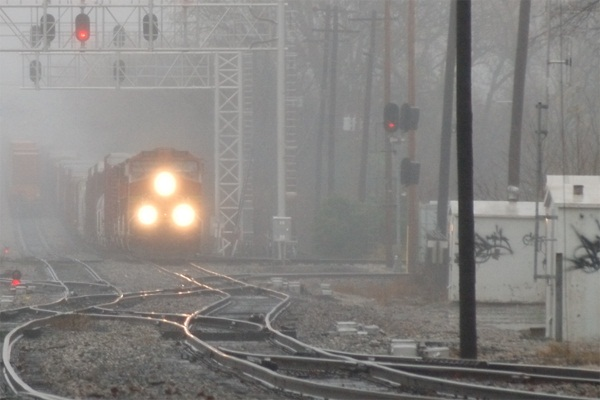
#> input picture DeFog/sample/train.jpg, 600 x 400 px, found by its file name
$ python ImageDeFog.py
#> lines starting #> are read from the running program, lines starting #| are printed output that depends on the picture
import cv2
import numpy as np

'''
W——计算透射率时的收敛因子, 在[0, 1]之间，越大去雾效果越好,
但太接近于1又会出现亮斑,多次测试 W=0.91,0.90效果最好
'''
W = 0.91
T0  = 0.1   # 投射率的阈值
hash = {}   # 把以像素为键，像素位置为值

'''引导滤波, 参考文章'''
def guided_filter(I, p, r=81, eps=0.001):
    mean_I = cv2.boxFilter(I, -1, (r, r))   # I的均值
    mean_p = cv2.boxFilter(p, -1, (r, r))   # p的均值
    mean_Ip = cv2.boxFilter(I * p, -1, (r, r))      # I *p 相乘后的均值
    cov_Ip = mean_Ip - mean_I * mean_p    # 每个部分 I, p 的协方差

    mean_II = cv2.boxFilter(I * I, -1, (r, r))  # 计算 I*I 的均值
    var_I = mean_II - mean_I * mean_I       # 计算 I 的方差
    # 计算 a , b 的值
    a = cov_Ip / (var_I + eps)
    b = mean_p - mean_I * a
    # 对包含像素点的所有a ,b 做平均
    mean_a = cv2.boxFilter(a, -1, (r, r))
    mean_b = cv2.boxFilter(b, -1, (r, r))
    return mean_a * I + mean_b

'''
A是全球大气光成分
求出对RGB每个颜色通道的A值
'''
def get_A(img, width:int, length:int):
    '''
    计算亮度前0.01%的像素
    '''
    total_pixels = width * length       # 总像素
    take_pixels = int(0.0001 * total_pixels)   # 要取走的前 0.01% 像素
    count_pixels = 0    # 记录已取的像素个数
    location = []
    for i in range(255, -1, -1):         # 亮度高的像素优先
        leng_th = len(hash[i]) - 1       # 该亮度对应的个数
        while leng_th >= 0 and count_pixels < take_pixels:
            location.append(hash[i][leng_th])    # 将该亮度对应的像素全取走
            leng_th -= 1
            count_pixels += 1
        if count_pixels >= take_pixels:
            break

    # 0.299*R + 0.587*G + 0.114*B
    # 根据RGB颜色权重求矩阵内积
    maxn = -1000000
    A = []
    for i in range(len(location)):
        x, y = location[i][0], location[i][1]
        temp = 0.144 * img[x][y][0] + 0.587 * img[x][y][1] + 0.299 * img[x][y][2]
        if temp > maxn:
            maxn = temp
            A = [x, y]
    A = np.array([[ img[x][y] ]])
    return A


'''最小值滤波'''
def min_filter(img, width:int, length:int, ksize, flag):  # ksize 核半径, flag 确定是否要求 hash
    if flag == True:        # True代表正常最小值滤波
        J_dark = img.copy()
        for i in range(0, 256):     # 初始化
            hash[i] = []
    else:       # False是dehaze函数中调用
        J_dark = np.zeros((width, length))

    for i in range(0, width):
        for j in range(0, length):
            up, down, left, right = i-ksize, i+ksize+1, j-ksize, j+ksize+1
            if up>=0 and down<=width and left>=0 and right<length:      # 中间部分
                J_dark[i][j] = img[up: down, left: right].min()
            elif up<0 and left<0 and right<length and down<width:       # 左上角
                J_dark[i][j] = img[0:down, 0:right].min()
            elif down>width and left<0 and up>=0 and right<length:      # 左下角
                J_dark[i][j] = img[up:width, 0:right].min()
            elif up<0 and right>length and down<width and left>=0:      # 右上角
                J_dark[i][j] = img[0:down, left:length].min()
            elif down>width and right>length and up>=0 and left>=0:     # 右下角
                J_dark[i][j] = img[up:width, left:length].min()
            elif left<0 and up>=0 and down<width and right<length:      # 正左
                J_dark[i][j] = img[up:down, 0:right].min()
            elif right>length and up>=0 and down<=width and left>=0:    # 正右
                J_dark[i][j] = img[up:down, left:length].min()
            elif up<0 and left>=0 and right<length and down<width:      # 正上
                J_dark[i][j] = img[0:down, left:right].min()
            elif down>width and up>=0 and left>=0 and right<length:     # 正下
                J_dark[i][j] = img[up:width, left:right].min()
            if flag == True:
                hash[J_dark[i][j]].append([i, j])       # 记录该最小值像素的位置，存到hash表中
    return J_dark


'''去雾'''
def dehaze(img, Gray, width, length, A, r=7):
    J_tmp = np.zeros((width, length))       # 存放各颜色通道的最小值
    t_x = np.zeros((width, length))
    '''
    根据公式求取投射率
    '''
    J_tmp = img / A             # 根据论文公式，除以全球大气成分A
    J_tmp = J_tmp.min(2)        # 颜色通道最小值
    t_x = min_filter(J_tmp, width, length, r, False)       # 根据公式再求最小值滤波
    t_x = 1 - W * t_x           # 根据公式求出透射率tx, W为收敛因子
    cv2.imshow("Transmission-Tx", (t_x * 255).astype(np.uint8))
    cv2.imwrite("DeFog\\Gongshi_tx.png", (t_x * 255).astype(np.uint8))

    '''
    根据引导滤波求取透射率
    '''
    t_x = guided_filter(Gray, t_x, r=81, eps=0.001)         # 用导向图计算投射率
    print("t_x:\n", t_x)
    cv2.imshow("GuidFilter-Tx", (t_x * 255).astype(np.uint8))
    cv2.imwrite("DeFog\\GuidFilter_tx.png", (t_x * 255).astype(np.uint8))

    for i in range(0, width):
        for j in range(0, length):
            for k in range(0, 3):
                # 根据公式求去雾后图片，T0是阈值，防止t_x过小
                img[i, j, k] = int(int((int(img[i, j, k]) - int(A[0, 0, k])) / max(t_x[i, j], T0)) + int(A[0, 0, k]))
                if img[i, j, k] > 255:
                    img[i, j, k] = 255
                if img[i, j, k] < 0:
                    img[i, j, k] = 0


if __name__ == "__main__":
    img = cv2.imread("D:\\Learn_Files\\OpenCV\DeFog\\sample\\train.jpg")
#> img is the input picture: shape (400, 600, 3); mean B, G, R 128.8, 131.4, 134.1
    cv2.imshow("Initial Image", img)
    width, length, d = img.shape   # 返回宽度，长度
#> width = 400; length = 600; d = 3
    print("width", width)
#| width 400
    print("length", length)
#| length 600

    tmp = np.min(img, 2)        # 先求出图像像素RGB分量的最小值，存到灰度图中
    J_dark = min_filter(tmp, width, length, 7, True)    # 最灰度图进行最小值滤波
#> after the loop in min_filter, `for i in range(0, width):`:
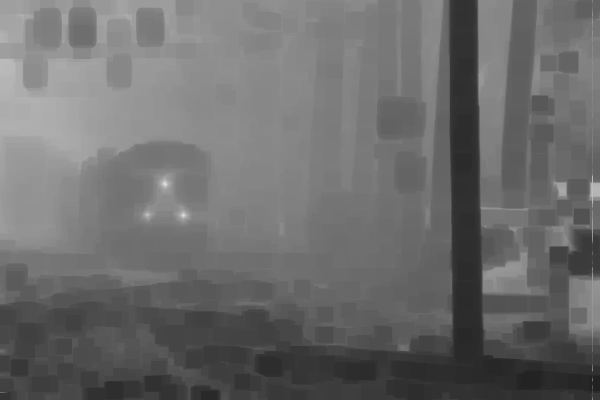
#> J_dark: shape (400, 600); min 33, max 222, mean 108.1
    print("hash:\n", hash)

    cv2.imshow("Gray-MinFilter", J_dark)
    cv2.imwrite("DeFog\\Gray_MinFilter.png", J_dark)

    A = get_A(img, width, length)       # 得到A值
#> the loop in get_A, `for i in range(len(location)):` made 24 passes
#> (temp, maxn) on pass 1: (262.6, 262.6)
#> temp on passes 2 to 7: 261.8, 262.6, 262.6, 262.6, 262.1, 262.6
#> after the loop in get_A, `for i in range(len(location)):`: maxn = 262.6
#> in get_A, `A = np.array([[ img[x][y] ]])`: A = [[255, 255, 254]]
#> A = [[255, 255, 254]]
    print("A:", A)

    t_x = dehaze(img, tmp / 255.0, width, length, A, 30)    # 去雾，这里
#> call 2 of min_filter, with width = 400, length = 600, ksize = 30, flag = False
#> after the loop in min_filter (call 2), `for i in range(0, width):`:
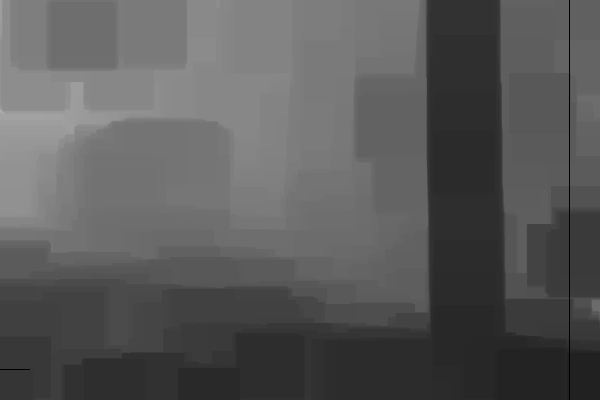
#> J_dark: shape (400, 600) float64; min 0, max 0.675, mean 0.352
#> in guided_filter, `var_I = mean_II - mean_I * mean_I`:
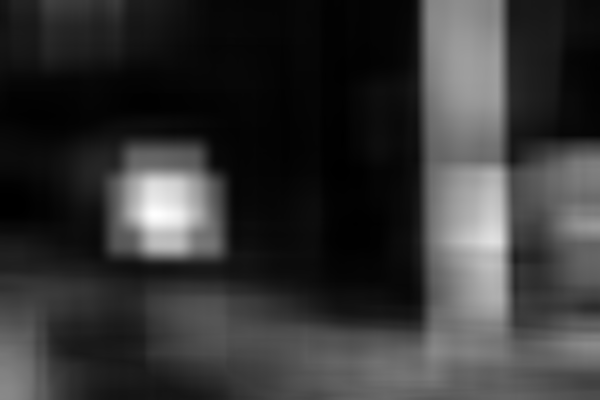
#> var_I: shape (400, 600) float64; min 0.00032, max 0.0287, mean 0.00628; drawn with min black and max white
#> in guided_filter, `a = cov_Ip / (var_I + eps)`:
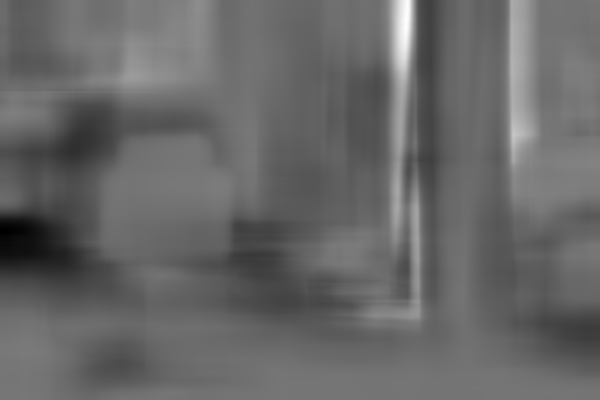
#> a: shape (400, 600) float64; min -0.817, max 0.964, mean -0.0926; drawn with min black and max white
#> in guided_filter, `mean_a = cv2.boxFilter(a, -1, (r, r))`:
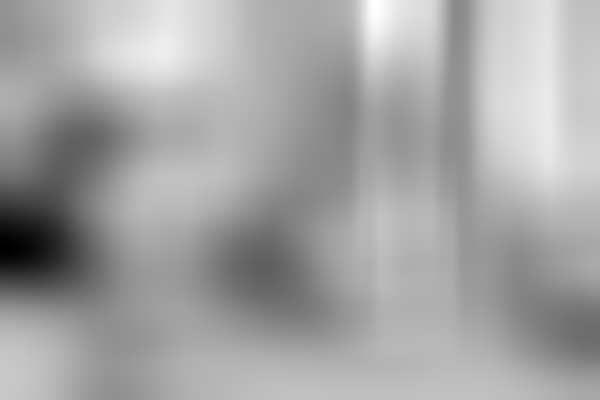
#> mean_a: shape (400, 600) float64; min -0.569, max 0.171, mean -0.0927; drawn with min black and max white
#> in guided_filter, `return mean_a * I + mean_b`:
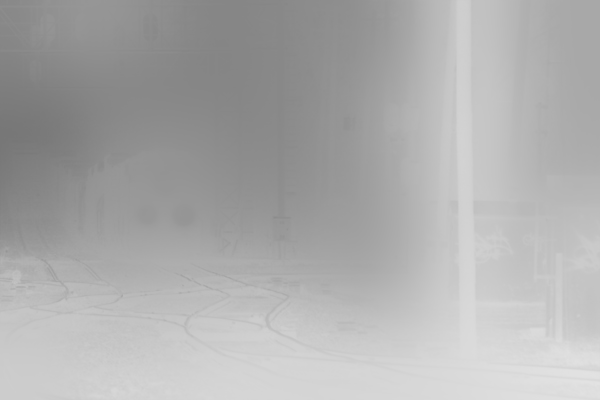
#> returned value: shape (400, 600) float64; min 0.467, max 0.892, mean 0.68
#> after the loop in dehaze, `for i in range(0, width):`:
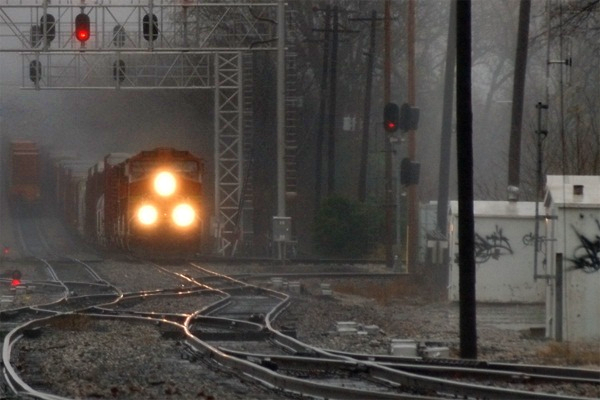
#> img: shape (400, 600, 3); mean B, G, R 70.1, 74.1, 78.7
    cv2.imshow("DeFog Image", img)
    cv2.imwrite("DeFog\\DeFogImage.png", img)
    cv2.waitKey(0)

$ run again, with DeFog/sample/forest.jpg copied over DeFog/sample/train.jpg
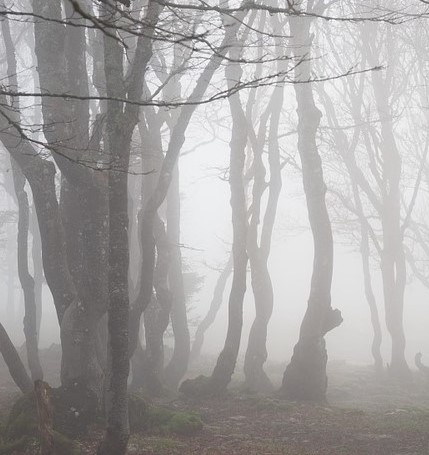
#> input picture DeFog/sample/forest.jpg, 429 x 455 px, found by its file name
#> img is the input picture: shape (455, 429, 3); mean B, G, R 162.9, 163.6, 166.1
#| width 455
#| length 429
#> after the loop in min_filter, `for i in range(0, width):`:
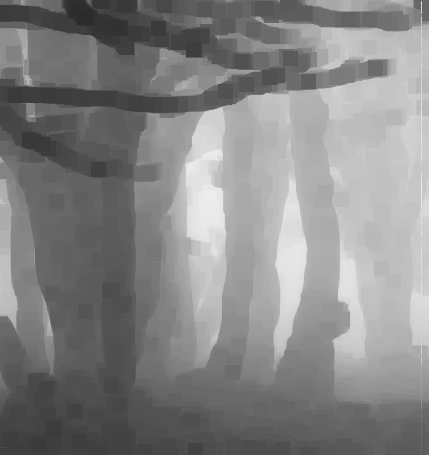
#> J_dark: shape (455, 429); min 43, max 241, mean 133.1
#> the loop in get_A, `for i in range(len(location)):` made 19 passes
#> (temp, maxn) on pass 1: (248.2, 248.2)
#> after the loop in get_A, `for i in range(len(location)):`: maxn = 248.2
#> in get_A, `A = np.array([[ img[x][y] ]])`: A = [[240, 238, 237]]
#> after the loop in dehaze, `for i in range(0, width):`:
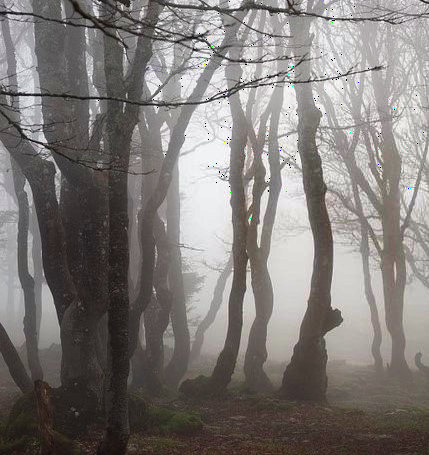
#> img: shape (455, 429, 3); mean B, G, R 119.8, 122.5, 127.2

$ run again, with DeFog/sample/shulin.png saved as DeFog/sample/train.jpg
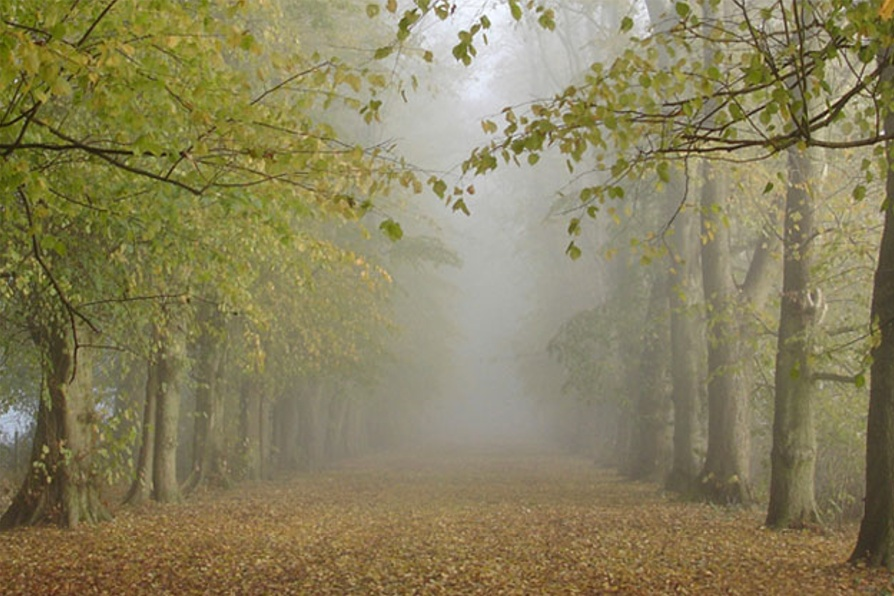
#> input picture DeFog/sample/shulin.png, 894 x 596 px, found by its file name
#> img is the input picture: shape (596, 894, 3); mean B, G, R 93.1, 129, 137
#| width 596
#| length 894
#> the loop in get_A, `for i in range(len(location)):` made 53 passes
#> (temp, maxn) on passes 1, 2, 3, 20: (249.4, 249.4), (254.2, 254.2), (259.1, 259.1), (260.9, 260.9)
#> after the loop in get_A, `for i in range(len(location)):`: maxn = 260.9
#> in get_A, `A = np.array([[ img[x][y] ]])`: A = [[242, 231, 227]]
#> after the loop in dehaze, `for i in range(0, width):`:
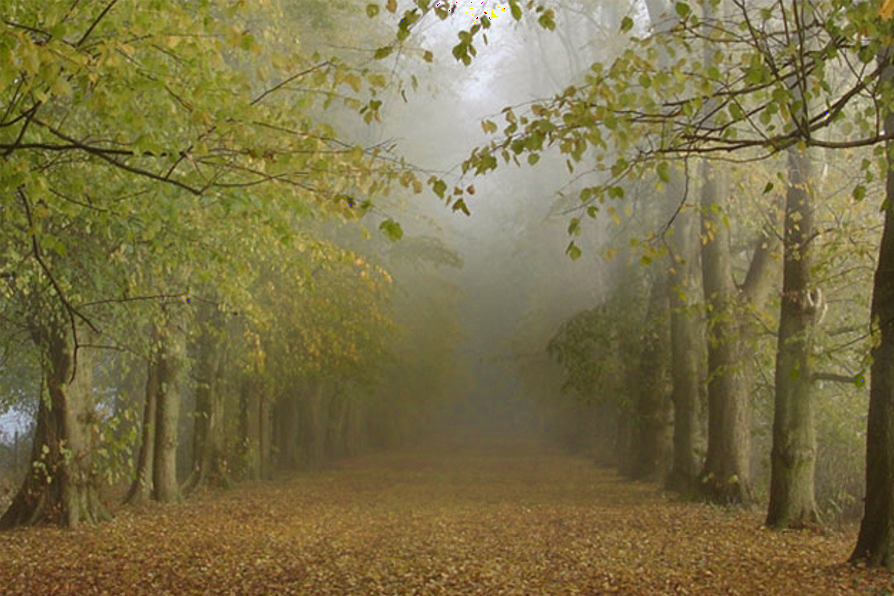
#> img: shape (596, 894, 3); mean B, G, R 71, 113.2, 123.1
